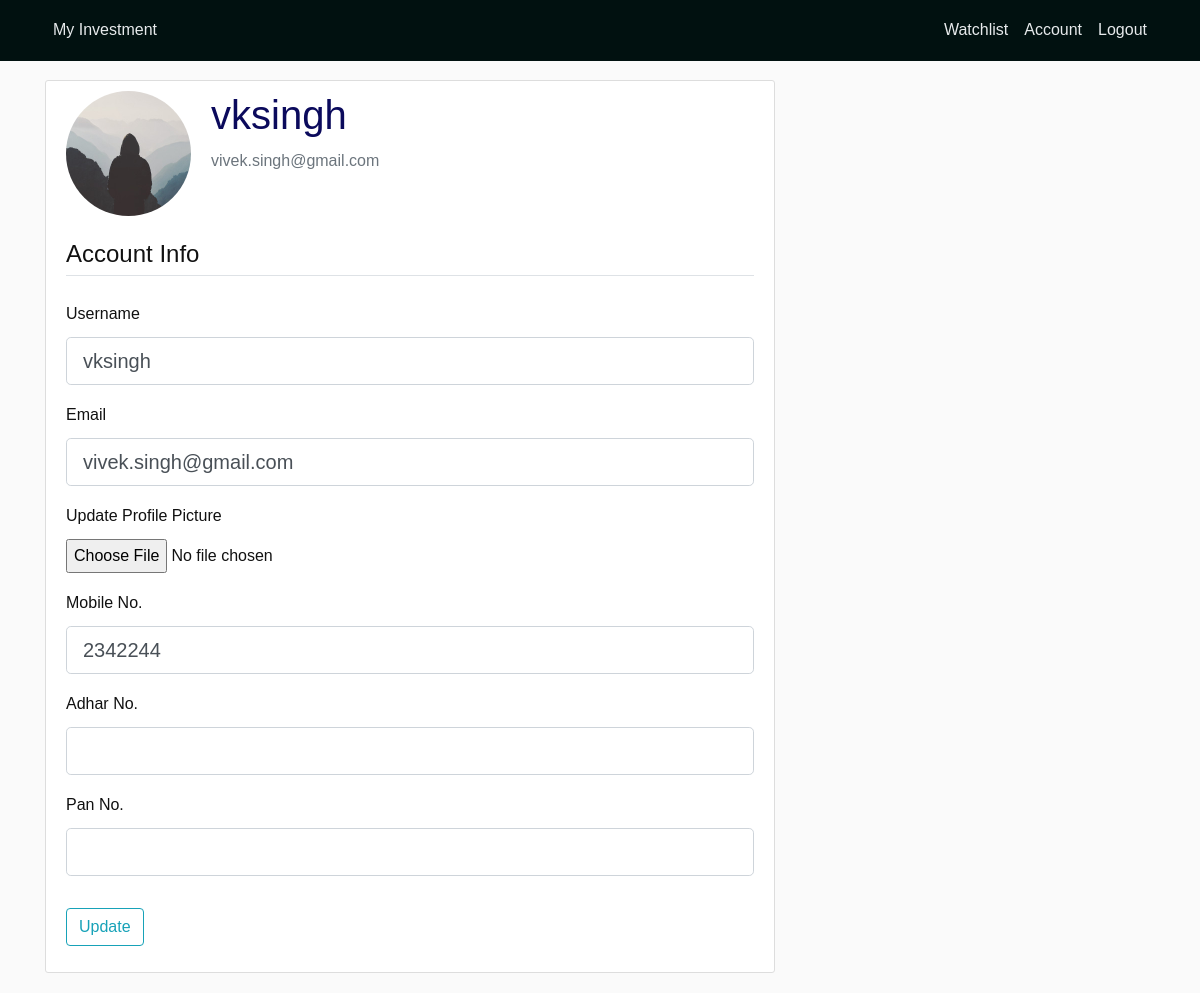
Page /account (signed in) on the committed database.
### stock/models.py (models this page shows, shortened)
class User(db.Model,UserMixin):
    id = db.Column(db.Integer,primary_key=True)
    username = db.Column(db.String(20), unique=True, nullable=False)
    name = db.Column(db.String(120), unique=True, nullable=False)
    password = db.Column(db.String(60), nullable=False)
    email = db.Column(db.String(120),nullable=False)
    image_file = db.Column(db.String(20), nullable=False, default='default.jpg')
    mobileno = db.Column(db.String(10), nullable=False, default='2342244')
    adharno = db.Column(db.String(100), nullable=False, default='23727474')
    panno = db.Column(db.String(100), nullable=False, default='839284823')
    stocks = db.relationship('Stock', backref='author', lazy=True)
    watch = db.relationship('Watch', backref='author', lazy=True)

### stock/routes.py (the view)
@app.route("/account", methods=['GET', 'POST'])
@login_required
def account():
    form = UpdateAccountForm()
    if form.validate_on_submit():
        if form.picture.data:
            picture_file = save_picture(form.picture.data)
            current_user.image_file = picture_file
        current_user.username = form.username.data
        current_user.email = form.email.data
        current_user.mobileno = form.mobileno.data
        hashed_adhar = bcrypt.generate_password_hash(form.adharno.data).decode('utf-8')
        current_user.adharno = hashed_adhar
        hashed_pan = bcrypt.generate_password_hash(form.panno.data).decode('utf-8')
        current_user.panno = hashed_pan
        db.session.commit()
        flash('Your account has been updated!', 'success')
        return redirect(url_for('account'))
    elif request.method == 'GET':
        print(type(current_user.username))
        form.username.data = current_user.username
        form.email.data = current_user.email
        form.mobileno.data = current_user.mobileno
    image_file = url_for('static', filename='profile_pics/' + current_user.image_file)
    return render_template('account.html', title='Account',
                           image_file=image_file, form=form)

### stock/forms.py (shortened to what this page needs)
class UpdateAccountForm(FlaskForm):
    username = StringField('Username',
                           validators=[DataRequired(), Length(min=2, max=20)])
    email = StringField('Email',
                        validators=[DataRequired(), Email()])
    mobileno = StringField('Mobile No.',
                        validators=[DataRequired(), Length( max=10)])
    adharno = StringField('Adhar No.',
                        validators=[DataRequired(), Length( max=12)])
    panno = StringField('Pan No.',
                        validators=[DataRequired(), Length( max=10)])
    picture = FileField('Update Profile Picture', validators=[FileAllowed(['jpg', 'png','jpeg'])])
    submit = SubmitField('Update')

### stock/models.py (called while the page is built)
@login_manager.user_loader
def load_user(user_id):
    return User.query.get(int(user_id))

### stock/templates/account.html (shortened to what this page needs)
{% extends "layout.html" %}
{% block content %}
    <div class="content-section">
      <div class="media">
        <img class="rounded-circle account-img" src="{{ image_file }}">
        <div class="media-body">
          <h2 class="account-heading">{{ current_user.username }}</h2>
          <p class="text-secondary">{{ current_user.email }}</p>
        </div>
      </div>
        <form method="POST" action="" enctype="multipart/form-data">
            <fieldset class="form-group">
                <legend class="border-bottom mb-4">Account Info</legend>
                <div class="form-group">
                    {{ form.username.label(class="form-control-label") }}
                    {% if form.username.errors %}
                        {{ form.username(class="form-control form-control-lg is-invalid") }}
                        <div class="invalid-feedback">
                            {% for error in form.username.errors %}
                                <span>{{ error }}</span>
                            {% endfor %}
                        </div>
                    {% else %}
                        {{ form.username(class="form-control form-control-lg") }}
                    {% endif %}
                </div>
                <div class="form-group">
                    {{ form.email.label(class="form-control-label") }}
                    {% if form.email.errors %}
                        {{ form.email(class="form-control form-control-lg is-invalid") }}
                        <div class="invalid-feedback">
                            {% for error in form.email.errors %}
                                <span>{{ error }}</span>
                            {% endfor %}
                        </div>
                    {% else %}
                        {{ form.email(class="form-control form-control-lg") }}
                    {% endif %}
                </div>
                <div class="form-group">
                    {{ form.picture.label() }}
                    {{ form.picture(class="form-control-file") }}
                </div>
                <div class="form-group">
                    {{ form.mobileno.label(class="form-control-label") }}
                    {% if form.mobileno.errors %}
                        {{ form.mobileno(class="form-control form-control-lg is-invalid") }}
                        <div class="invalid-feedback">
                            {% for error in form.mobileno.errors %}
                                <span>{{ error }}</span>
                            {% endfor %}
                        </div>
                    {% else %}
                        {{ form.mobileno(class="form-control form-control-lg") }}
                    {% endif %}
                </div>
                <div class="form-group">
                    {{ form.adharno.label(class="form-control-label") }}
                    {% if form.adharno.errors %}
                        {{ form.adharno(class="form-control form-control-lg is-invalid") }}
                        <div class="invalid-feedback">
                            {% for error in form.adharno.errors %}
                                <span>{{ error }}</span>
                            {% endfor %}
                        </div>
                    {% else %}
                        {{ form.adharno(class="form-control form-control-lg") }}
                    {% endif %}
                </div>
                <div class="form-group">
                    {{ form.panno.label(class="form-control-label") }}
                    {% if form.panno.errors %}
                        {{ form.panno(class="form-control form-control-lg is-invalid") }}
                        <div class="invalid-feedback">
                            {% for error in form.panno.errors %}
                                <span>{{ error }}</span>
                            {% endfor %}
                        </div>
                    {% else %}
                        {{ form.panno(class="form-control form-control-lg") }}
                    {% endif %}
                </div>
            </fieldset>
            <div class="form-group">
                {{ form.submit(class="btn btn-outline-info") }}
            </div>
        </form>
    </div>
{% endblock content %}

### stock/static/css/main.css (style rules this page uses)
body { background: #fafafa; color: #111111; margin-top: 5rem; height: 100%; }
h1, h2, h3, h4, h5, h6 { color: #0b0a5c; }
.content-section { background: #ffffff; padding: 10px 20px; border: 1px solid #dddddd; border-radius: 3px; margin-bottom: 20px; }
.account-img { height: 125px; width: 125px; margin-right: 20px; margin-bottom: 16px; }
.account-heading { font-size: 2.5rem; }
html { height: 100%; }

### stock/templates/layout.html (style rules this page uses)
body,h1,h2,h3,h4,h5,h6 { font-family: "Raleway", sans-serif }
body, html { height: 100%; line-height: 1.8; }

### rows in the picture
User: username "vksingh", email "vivek.singh@gmail.com", mobileno "2342244"
